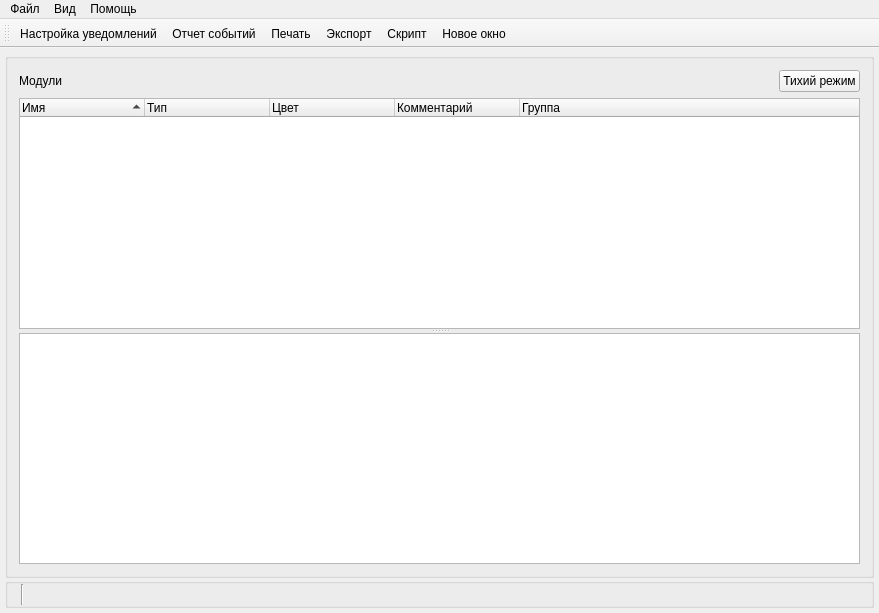
<?xml version="1.0" encoding="UTF-8"?>
<ui version="4.0">
 <class>MainWin</class>
 <widget class="QMainWindow" name="MainWin">
  <property name="geometry">
   <rect>
    <x>0</x>
    <y>0</y>
    <width>879</width>
    <height>613</height>
   </rect>
  </property>
  <property name="windowTitle">
   <string>SVMonitor</string>
  </property>
  <property name="windowIcon">
   <iconset resource="../resources/resource.qrc">
    <normaloff>:/SVMonitor/images/logo.png</normaloff>:/SVMonitor/images/logo.png</iconset>
  </property>
  <widget class="QWidget" name="centralWidget">
   <layout class="QVBoxLayout" name="verticalLayout_2">
    <property name="spacing">
     <number>0</number>
    </property>
    <property name="leftMargin">
     <number>5</number>
    </property>
    <property name="topMargin">
     <number>5</number>
    </property>
    <property name="rightMargin">
     <number>5</number>
    </property>
    <property name="bottomMargin">
     <number>5</number>
    </property>
    <item>
     <widget class="QSplitter" name="splitter">
      <property name="orientation">
       <enum>Qt::Horizontal</enum>
      </property>
      <widget class="QGroupBox" name="groupBox">
       <property name="title">
        <string/>
       </property>
       <layout class="QVBoxLayout" name="verticalLayout">
        <item>
         <layout class="QHBoxLayout" name="horizontalLayout_2">
          <item>
           <widget class="QLabel" name="label">
            <property name="text">
             <string>Модули</string>
            </property>
           </widget>
          </item>
          <item>
           <spacer name="horizontalSpacer">
            <property name="orientation">
             <enum>Qt::Horizontal</enum>
            </property>
            <property name="sizeHint" stdset="0">
             <size>
              <width>40</width>
              <height>20</height>
             </size>
            </property>
           </spacer>
          </item>
          <item>
           <widget class="QPushButton" name="btnSlowPlay">
            <property name="text">
             <string>Тихий режим</string>
            </property>
           </widget>
          </item>
         </layout>
        </item>
        <item>
         <widget class="QSplitter" name="splitter_2">
          <property name="orientation">
           <enum>Qt::Vertical</enum>
          </property>
          <widget class="treeWidgetExt" name="treeSignals">
           <property name="editTriggers">
            <set>QAbstractItemView::NoEditTriggers</set>
           </property>
           <property name="tabKeyNavigation">
            <bool>true</bool>
           </property>
           <property name="sortingEnabled">
            <bool>true</bool>
           </property>
           <property name="wordWrap">
            <bool>true</bool>
           </property>
           <property name="columnCount">
            <number>5</number>
           </property>
           <attribute name="headerDefaultSectionSize">
            <number>125</number>
           </attribute>
           <attribute name="headerShowSortIndicator" stdset="0">
            <bool>true</bool>
           </attribute>
           <column>
            <property name="text">
             <string>Имя</string>
            </property>
           </column>
           <column>
            <property name="text">
             <string>Тип</string>
            </property>
           </column>
           <column>
            <property name="text">
             <string>Цвет</string>
            </property>
           </column>
           <column>
            <property name="text">
             <string>Комментарий</string>
            </property>
           </column>
           <column>
            <property name="text">
             <string>Группа</string>
            </property>
           </column>
          </widget>
          <widget class="QTextEdit" name="txtStatusMess"/>
         </widget>
        </item>
       </layout>
      </widget>
     </widget>
    </item>
    <item>
     <widget class="QGroupBox" name="groupBox_2">
      <property name="maximumSize">
       <size>
        <width>16777215</width>
        <height>30</height>
       </size>
      </property>
      <property name="title">
       <string/>
      </property>
      <layout class="QHBoxLayout" name="horizontalLayout">
       <property name="spacing">
        <number>3</number>
       </property>
       <property name="leftMargin">
        <number>3</number>
       </property>
       <property name="topMargin">
        <number>0</number>
       </property>
       <property name="rightMargin">
        <number>0</number>
       </property>
       <property name="bottomMargin">
        <number>0</number>
       </property>
       <item>
        <widget class="QLabel" name="lbAllSignCnt">
         <property name="text">
          <string/>
         </property>
        </widget>
       </item>
       <item>
        <widget class="Line" name="line">
         <property name="orientation">
          <enum>Qt::Vertical</enum>
         </property>
        </widget>
       </item>
       <item>
        <widget class="QLabel" name="lbSignCnt">
         <property name="text">
          <string/>
         </property>
        </widget>
       </item>
       <item>
        <spacer name="horizontalSpacer_2">
         <property name="orientation">
          <enum>Qt::Horizontal</enum>
         </property>
         <property name="sizeHint" stdset="0">
          <size>
           <width>40</width>
           <height>20</height>
          </size>
         </property>
        </spacer>
       </item>
      </layout>
     </widget>
    </item>
   </layout>
  </widget>
  <widget class="QMenuBar" name="menuBar">
   <property name="geometry">
    <rect>
     <x>0</x>
     <y>0</y>
     <width>879</width>
     <height>31</height>
    </rect>
   </property>
   <widget class="QMenu" name="menuMain">
    <property name="title">
     <string>Файл</string>
    </property>
    <addaction name="actionSettings"/>
    <addaction name="actionSaveWinState"/>
    <addaction name="actionLoadWinState"/>
    <addaction name="actionExit"/>
   </widget>
   <widget class="QMenu" name="menuHelp">
    <property name="title">
     <string>Помощь</string>
    </property>
    <addaction name="actionManual"/>
    <addaction name="actionCheckUpdate"/>
    <addaction name="actionProgram"/>
   </widget>
   <widget class="QMenu" name="menu">
    <property name="title">
     <string>Вид</string>
    </property>
    <addaction name="actionUpFont"/>
    <addaction name="actionDnFont"/>
    <addaction name="actionGraphSett"/>
   </widget>
   <addaction name="menuMain"/>
   <addaction name="menu"/>
   <addaction name="menuHelp"/>
  </widget>
  <widget class="QToolBar" name="mainToolBar">
   <attribute name="toolBarArea">
    <enum>TopToolBarArea</enum>
   </attribute>
   <attribute name="toolBarBreak">
    <bool>false</bool>
   </attribute>
   <addaction name="actionTrgPanel"/>
   <addaction name="actionEventOrder"/>
   <addaction name="actionPrint"/>
   <addaction name="actionExport"/>
   <addaction name="actionScript"/>
   <addaction name="actionNewWin"/>
  </widget>
  <action name="actionOpen">
   <property name="icon">
    <iconset resource="../resources/resource.qrc">
     <normaloff>:/SVMonitor/images/open.png</normaloff>:/SVMonitor/images/open.png</iconset>
   </property>
   <property name="text">
    <string/>
   </property>
  </action>
  <action name="actionExit">
   <property name="text">
    <string>Выход</string>
   </property>
  </action>
  <action name="actionAdd">
   <property name="icon">
    <iconset>
     <normaloff>:/SVMonitor/resources/images/add.png</normaloff>:/SVMonitor/resources/images/add.png</iconset>
   </property>
   <property name="text">
    <string>Добавить</string>
   </property>
  </action>
  <action name="actionSignals">
   <property name="icon">
    <iconset>
     <normaloff>:/SVMonitor/resources/images/icon.png</normaloff>:/SVMonitor/resources/images/icon.png</iconset>
   </property>
   <property name="text">
    <string>Сигналы</string>
   </property>
  </action>
  <action name="actionTrgPanel">
   <property name="icon">
    <iconset resource="../resources/resource.qrc">
     <normaloff>:/SVMonitor/images/flag-red.png</normaloff>:/SVMonitor/images/flag-red.png</iconset>
   </property>
   <property name="text">
    <string>Настройка уведомлений</string>
   </property>
  </action>
  <action name="actionSettings">
   <property name="text">
    <string>Настройки</string>
   </property>
  </action>
  <action name="actionEventOrder">
   <property name="icon">
    <iconset resource="../resources/resource.qrc">
     <normaloff>:/SVMonitor/images/icon.png</normaloff>:/SVMonitor/images/icon.png</iconset>
   </property>
   <property name="text">
    <string>Отчет событий</string>
   </property>
  </action>
  <action name="actionProgram">
   <property name="text">
    <string>О программе</string>
   </property>
  </action>
  <action name="actionCheckUpdate">
   <property name="text">
    <string>Проверить обновления</string>
   </property>
  </action>
  <action name="actionPrint">
   <property name="icon">
    <iconset resource="../resources/resource.qrc">
     <normaloff>:/SVMonitor/images/print.png</normaloff>:/SVMonitor/images/print.png</iconset>
   </property>
   <property name="text">
    <string>Печать</string>
   </property>
  </action>
  <action name="actionExport">
   <property name="icon">
    <iconset resource="../resources/resource.qrc">
     <normaloff>:/SVMonitor/images/export.png</normaloff>:/SVMonitor/images/export.png</iconset>
   </property>
   <property name="text">
    <string>Экспорт</string>
   </property>
  </action>
  <action name="actionNewWin">
   <property name="icon">
    <iconset resource="../resources/resource.qrc">
     <normaloff>:/SVMonitor/images/add.png</normaloff>:/SVMonitor/images/add.png</iconset>
   </property>
   <property name="text">
    <string>Новое окно</string>
   </property>
  </action>
  <action name="actionSaveWinState">
   <property name="text">
    <string>Сохранить состояние окон</string>
   </property>
  </action>
  <action name="actionLoadWinState">
   <property name="text">
    <string>Загрузить состояние окон</string>
   </property>
  </action>
  <action name="actionUpFont">
   <property name="text">
    <string>Увеличить размер шрифта</string>
   </property>
   <property name="shortcut">
    <string>Ctrl+1</string>
   </property>
  </action>
  <action name="actionDnFont">
   <property name="text">
    <string>Уменьшить размер шрифта</string>
   </property>
   <property name="shortcut">
    <string>Ctrl+2</string>
   </property>
  </action>
  <action name="actionScript">
   <property name="icon">
    <iconset resource="../resources/resource.qrc">
     <normaloff>:/SVMonitor/images/script.png</normaloff>:/SVMonitor/images/script.png</iconset>
   </property>
   <property name="text">
    <string>Скрипт</string>
   </property>
  </action>
  <action name="actionGraphSett">
   <property name="text">
    <string>График</string>
   </property>
  </action>
  <action name="actionManual">
   <property name="text">
    <string>Руководство пользователя</string>
   </property>
  </action>
 </widget>
 <layoutdefault spacing="6" margin="11"/>
 <customwidgets>
  <customwidget>
   <class>treeWidgetExt</class>
   <extends>QTreeWidget</extends>
   <header>src/treeWidgetExt.h</header>
  </customwidget>
 </customwidgets>
 <resources>
  <include location="../resources/resource.qrc"/>
 </resources>
 <connections/>
</ui>
